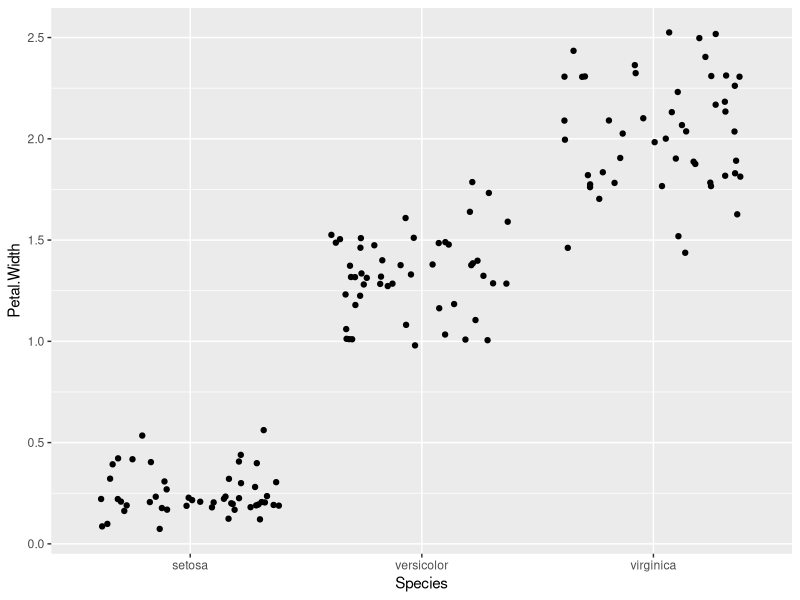
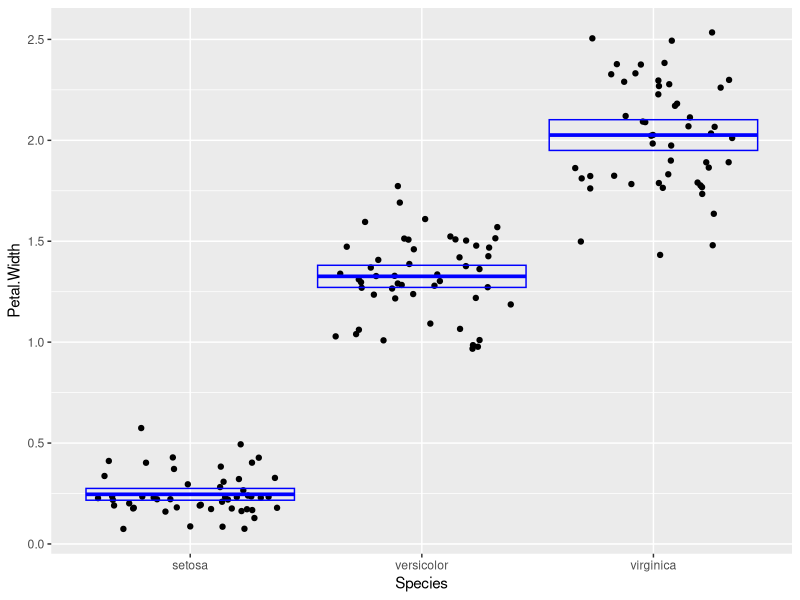
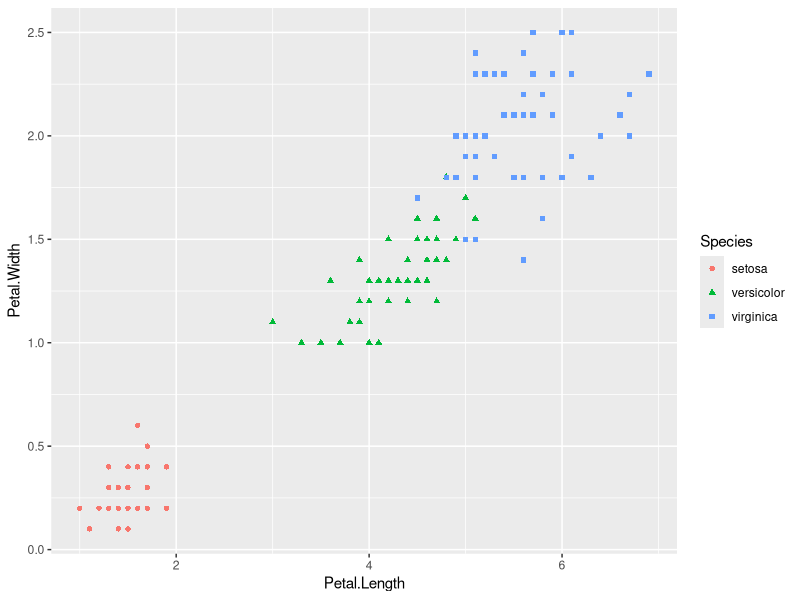

R code for these plots, in order: (Note: this script raises an error after producing the figures.)
## ---- chunk 1
library(tidyverse)
## ---- chunk 2
iris <- as_tibble(iris)
## ---- chunk 3
rename(
  iris,
  sepal_length = Sepal.Length,
  sepal_width = Sepal.Width,
  petal_length = Petal.Length,
  petal_width = Petal.Width
)
## ---- chunk 4
iris2 <- mutate(
  iris,
  Sepal.Length = Sepal.Length * 10,
  Sepal.Width = Sepal.Width * 10,
  Petal.Length = Petal.Length * 10,
  Petal.Width = Petal.Width * 10
)
## ---- chunk 5

iris2 <- mutate(iris,
       sepal_area = Sepal.Length * Sepal.Width,
       petal_area = Petal.Length * Petal.Width)

select(iris2, sepal_area, petal_area, Species)
## ---- chunk 6
summarise(
  iris,
  sample_size = n(),
  max= max(Sepal.Length),
  min= min(Sepal.Length),
  range= max-min,
  median= median(Sepal.Length),
  q1 = quantile(Sepal.Length, probs = 0.25),
  q2 = quantile(Sepal.Length, probs = 0.75),
  iqr= IQR(Sepal.Length)
)
## ---- chunk 7
speciesgrouped <- group_by(iris, Species)

PetalWidth <- summarize(
  speciesgrouped,
  sample_size = n(),
  mean_Petal.Width = mean(Petal.Width),
  sd_Petal.Width = sd(Petal.Width),
  var_Petal.Width = var(Petal.Width),
  sem = sd(Petal.Width) / (sqrt(n())),
  ci_upper_limit = mean_Petal.Width + 1.96 * sem,
  ci_lower_limit = mean_Petal.Width - 1.96 * sem
)
PetalWidth
## ---- chunk 8
ggplot(data=iris)+
  geom_jitter(mapping=aes(x=Species, y=Petal.Width))



ggplot(data = iris) +
  geom_jitter(mapping = aes(y = Petal.Width, x = Species)) +
  geom_crossbar(
    data = PetalWidth,
    mapping = aes(
      x = Species,
      y = mean_Petal.Width,
      ymax = ci_upper_limit,
      ymin = ci_lower_limit
    ),
    color = "blue"
  )
## ---- chunk 9
ggplot(data = iris) +
  geom_point(mapping = aes(
    x = Petal.Length,
    y = Petal.Width,
    color = Species,
    shape = Species
  ))
## ---- chunk 10
sessioninfo::session_info()
